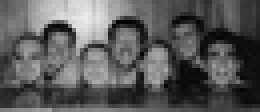
%> input picture code/images/im1.jpg, 65 x 28 px, shrunk from 150 x 65 before the run (shown 4 times larger)
$ octave hog_KNN_Detector.m   (GNU Octave 9; MATLAB toolbox functions it lacks are replaced by stand-ins)
%> lines starting %> are read from the running program, lines starting %| are printed output that depends on the picture
### code/functions/Detectors/HOGKNNDetector.m
function [boundingBoxes] = HOGKNNDetector(model,image, windowSize, n)
    row = 1;
    col = 1;
    [maxCol, maxRow] = size(image);

    windowMax = 1;
    for y = col:maxCol-windowSize(2)
        for x = row:maxRow-windowSize(1)
            windowMax = windowMax+1;
        end
    end

    results = zeros(windowMax,1);
    boundingBox = zeros(windowMax,2);
    windowNumber = 1;
    pBar = textprogressbar(windowMax);

    for y = col:maxCol-windowSize(2)
        for x = row:maxRow-windowSize(1)
            po = [x, y, windowSize(1), windowSize(2)];
            img = imcrop(image, po);
            gab = hog_feature_vector(img);
            results(windowNumber) = KNNTesting(gab,model, n);
            boundingBox(windowNumber, 1) = x;
            boundingBox(windowNumber, 2) = y;
            windowNumber = windowNumber+1;
            pBar(windowNumber)
        end
    end

    boundingBoxes = boundingBox(results == 1, :);
end

### code/hog_KNN_Detector.m
clear
close all

% Imports
addpath('functions');
addpath('functions/SVM-KM');
addpath('functions/Detectors');

load('hog_KNN.mat'); % Model name is  NNmodel
windowSize = [18, 27]; % Window Size is the size of the test set images

images{1} = imread('images/im1.jpg');
images{2} = imread('images/im2.jpg');
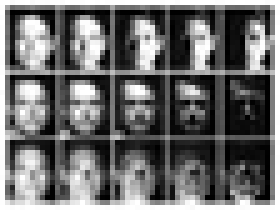
%> input picture code/images/im2.jpg, 56 x 42 px, shrunk from 130 x 96 before the run (shown 5 times larger)
images{3} = imread('images/im3.jpg');
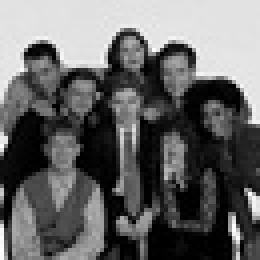
%> input picture code/images/im3.jpg, 65 x 65 px, shrunk from 150 x 150 before the run (shown 4 times larger)
images{4} = imread('images/im4.jpg');
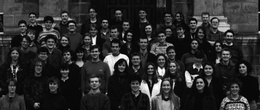
%> input picture code/images/im4.jpg, 260 x 110 px, shrunk from 600 x 254 before the run

prefix = "results/hog_KNN_im";
suffix = ".jpg";

for iNumber = 1:4
    fprintf("Starting image number %d\n", iNumber);
    figure(iNumber);
    thisImg = cell2mat(images(iNumber));
%> thisImg is the input picture: size 28x65 uint8; min 3, max 235, mean 89.4
    imshow(thisImg); % Shows Image

    % Gets boundingboxes for the test image, this should indicate a face
    % detected
    bBoxes = HOGKNNDetector(NNmodel, thisImg, windowSize, 7);
%> after the loop in HOGKNNDetector, `for y = col:maxCol-windowSize(2)`: boundingBox = 48 rows, first 12: [1 1; 2 1; 3 1; 4 1; 5 1; 6 1; 7 1; 8 1; 9 1; 10 1; 11 1; 12 1]; results = 48 values, max 1 at index 2, min -1 at index 1, mean 0.562; windowNumber = 48
%> in HOGKNNDetector, `boundingBoxes = boundingBox(results == 1, :);`: boundingBoxes = 37 rows, first 12: [2 1; 3 1; 4 1; 5 1; 6 1; 7 1; 8 1; 9 1; 12 1; 13 1; 14 1; 15 1]
%> bBoxes has the same summary as boundingBoxes in HOGKNNDetector
    fprintf("Bounding Boxes got for image number %d\n", iNumber);

    % Goes through all of the bounding boxes and displays them on the image
    for i = 1:size(bBoxes,1)
        rectangle('Position',[bBoxes(i, 1),bBoxes(i, 2),windowSize(1),windowSize(2)],'LineWidth',1, 'EdgeColor','r');
    end
    fprintf("Bounding Boxes drawn for image number %d\n", iNumber);

    filename = strcat(prefix, int2str(iNumber), suffix);
    set (gcf, 'PaperPositionMode', 'manual','PaperPosition',[0, 0, 50, 30])
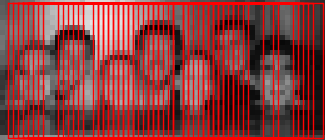
%> figure redrawn from the program's plot data; shown 5 times larger
    print(figure(iNumber),filename,'-djpeg');
    fprintf("Saved image number %d\n", iNumber);
    fprintf("Finished image number %d\n", iNumber);
%> (the run ends here)
